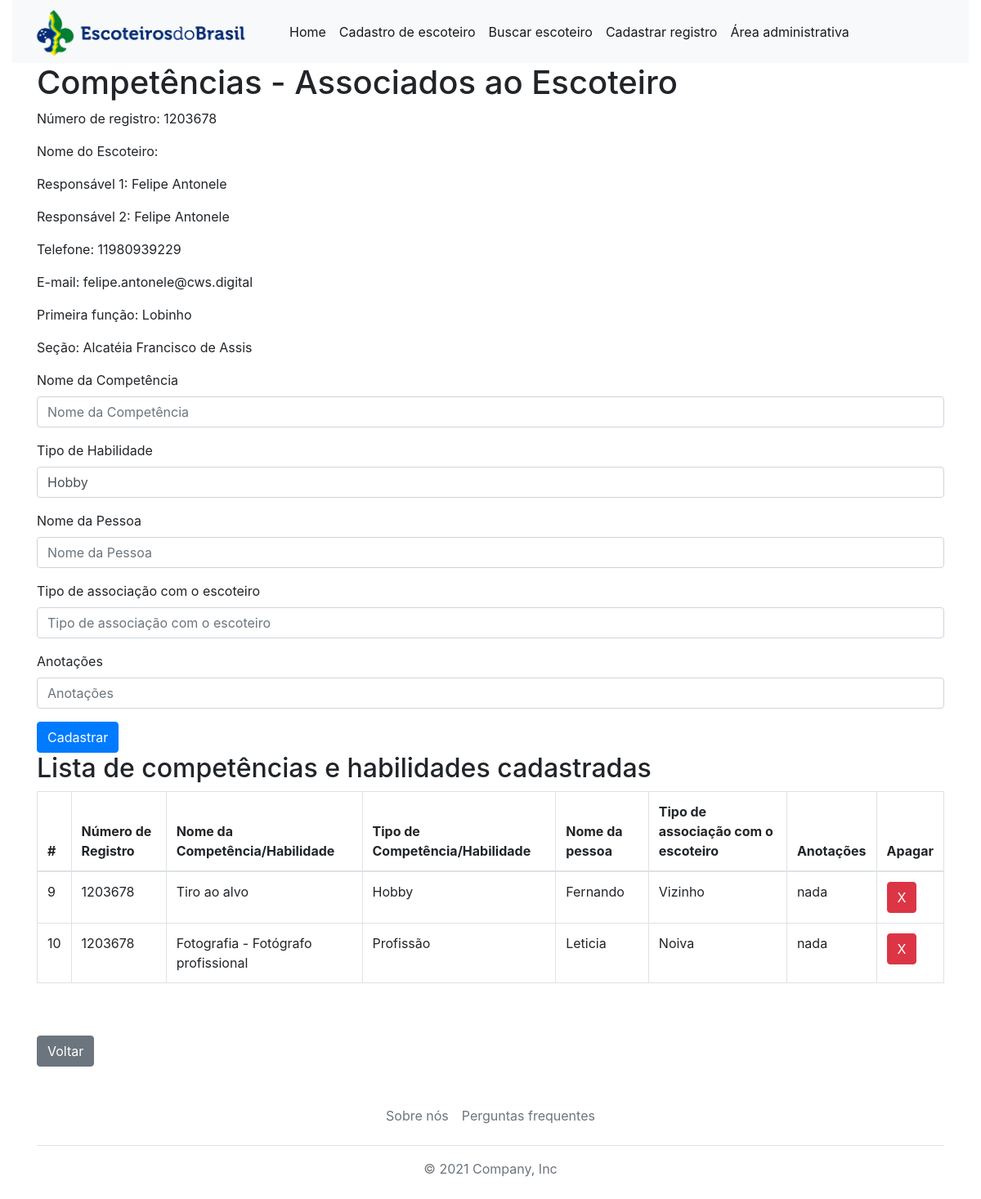
/cadastro_atividade/8 (signed in), run on the app's committed database.
### core/models.py (models this page shows, shortened)
class NumbersRegisters(models.Model):
    number_register = models.CharField('number_register', max_length=20)
    function_first = models.CharField('function_first', max_length=100)
    function_second = models.CharField('function_second', max_length=100)
    function_third = models.CharField('function_third', max_length=100)
    section = models.CharField('section', max_length=100)
    date_creation = models.DateTimeField('date_creation', auto_now_add=True)

class AssociateData(models.Model):
    number_register = models.CharField('number_register', max_length=20)
    name = models.CharField('name', max_length=100)
    responsible_1 = models.CharField('responsible_1', max_length=100)
    responsible_2 = models.CharField('responsible_2', max_length=100)
    phone = models.CharField('phone', max_length=15)
    email = models.EmailField('email')
    accept_1 = models.BooleanField('accept_1')
    accept_2 = models.BooleanField('accept_2')
    accept_3 = models.BooleanField('accept_3')
    date_creation = models.DateTimeField('date_creation', auto_now_add=True)

class Skills(models.Model):
    number_register = models.CharField('number_register', max_length=20)
    name_skill = models.CharField('name_skill', max_length=100)
    type_skill = models.CharField('type_skill', max_length=100)
    name_person = models.CharField('name_person', max_length=100)
    type_person = models.CharField('type_person', max_length=100)
    notes = models.CharField('notes', max_length=100)
    date_creation = models.DateTimeField('date_creation', auto_now_add=True)

### core/views.py (the view)
# urls.py: path('cadastro_atividade/<int:pk>', cadastro_atividade, name='cadastro_atividade'),
def cadastro_atividade(request, pk):
    nr = str(AssociateData.objects.filter(id=str(pk)).values_list('number_register', flat=True)[0])
    if str(request.method) == 'POST':
        if 'delete_skill' in request.POST:
            Skills.objects.filter(id=str(request.POST['delete_skill'])).delete()
            form = SkillsModelForm(initial={'number_register': str(nr)})
        else:
            form = SkillsModelForm(request.POST)
            if form.is_valid():
                form.save()
                skill_cad = form.save(commit=False)
                skill_cad.number_register = str(nr)
                skill_cad.save()
                messages.success(request, 'Competência associada com sucesso - ' + str(skill_cad.name_skill))
                form = SkillsModelForm(initial={'number_register': str(nr)})
            else:
                messages.error(request, 'Erro ao cadastrar Skill')
                form = SkillsModelForm(request.POST)
    else:
        form = SkillsModelForm(initial={'number_register': str(nr)})
    data1 = NumbersRegisters.objects.get(number_register=nr)
    data2 = AssociateData.objects.get(number_register=nr)
    data3 = Skills.objects.filter(number_register=nr)
    context = {
        'form': form,
        'data1': data1,
        'data2': data2,
        'data3': data3,
        'logado': (str(request.user) != 'AnonymousUser'),
    }
    return render(request, 'cadastro_atividade.html', context)

### core/forms.py
class SkillsModelForm(forms.ModelForm):
    class Meta:
        model = Skills
        fields = ['name_skill','type_skill','name_person','type_person','notes']
    name_skill = forms.CharField(label='Nome da Competência', max_length=100)
    type_skill = forms.CharField(widget=forms.Select(choices=types_of_skills), label='Tipo de Habilidade')
    name_person = forms.CharField(label='Nome da Pessoa', max_length=100)
    type_person = forms.CharField(label='Tipo de associação com o escoteiro', max_length=100)
    notes = forms.CharField(label='Anotações', max_length=100)

### core/templates/cadastro_atividade.html (shortened to what this page needs)
{% extends 'base.html' %}
{% load bootstrap4 %}
{% load static %}
    {% block content %}
    <div class="container">
        <h1>Competências - Associados ao Escoteiro</h1>
        <p>Número de registro: {{ data1.number_register }}</p>
        <p>Nome do Escoteiro: {{ data2.function_first }}</p>
        <p>Responsável 1: {{ data2.responsible_1 }}</p>
        <p>Responsável 2: {{ data2.responsible_2 }}</p>
        <p>Telefone: {{ data2.phone }}</p>
        <p>E-mail: {{ data2.email }}</p>
        <p>Primeira função: {{ data1.function_first }}</p>
        <p>Seção: {{ data1.section }}</p>
        <form action="{% url 'cadastro_atividade' data2.id %}" method="post" class="form" autocomplete="off" enctype="multipart/form-data">
            {% bootstrap_form form %}
            {% buttons %}
                <button type="submit" class="btn btn-primary">Cadastrar</button>
            {% endbuttons %}
        </form>
        <h2>Lista de competências e habilidades cadastradas</h2>
        <table class="table table-bordered">
            <thead>
                <tr>
                    <th scope="col">#</th>
                    <th scope="col">Número de Registro</th>
                    <th scope="col">Nome da Competência/Habilidade</th>
                    <th scope="col">Tipo de Competência/Habilidade</th>
                    <th scope="col">Nome da pessoa</th>
                    <th scope="col">Tipo de associação com o escoteiro</th>
                    <th scope="col">Anotações</th>
                    <th scope="col">Apagar</th>
                </tr>
            </thead>
            <tbody>
                {% for skill in data3 %}
                    <tr>
                        <td scope="row">{{ skill.id }}</td>
                        <td scope="row">{{ skill.number_register }}</td>
                        <td scope="row">{{ skill.name_skill }}</td>
                        <td scope="row">{{ skill.type_skill }}</td>
                        <td scope="row">{{ skill.name_person }}</td>
                        <td scope="row">{{ skill.type_person }}</td>
                        <td scope="row">{{ skill.notes }}</td>
                        <td scope="row">
                            <form action="{% url 'cadastro_atividade' data2.id %}" method="post">
                                <button class="btn btn-danger" type="submit"  name="delete_skill" value='{{ skill.id }}'>
                                X
                                </button>
                            </form>
                        </td>
                    </tr>
                {% endfor %}
            </tbody>
        </table>
        <br><br>
        <input class="btn btn-secondary" type=button value="Voltar" onClick="javascript:history.go(-1);">
    </div>
    {% endblock %}

### data on the page
NumbersRegisters: number_register "1203678", function_first "Lobinho", section "Alcatéia Francisco de Assis"
AssociateData: responsible_1 "Felipe Antonele", responsible_2 "Felipe Antonele", phone "11980939229", email "felipe.antonele@cws.digital"
Skills: id "9", number_register "1203678", name_skill "Tiro ao alvo", type_skill "Hobby", name_person "Fernando", type_person "Vizinho", notes "nada"
Skills: id "10", number_register "1203678", name_skill "Fotografia - Fotógrafo profissional", type_skill "Profissão", name_person "Leticia", type_person "Noiva", notes "nada"
